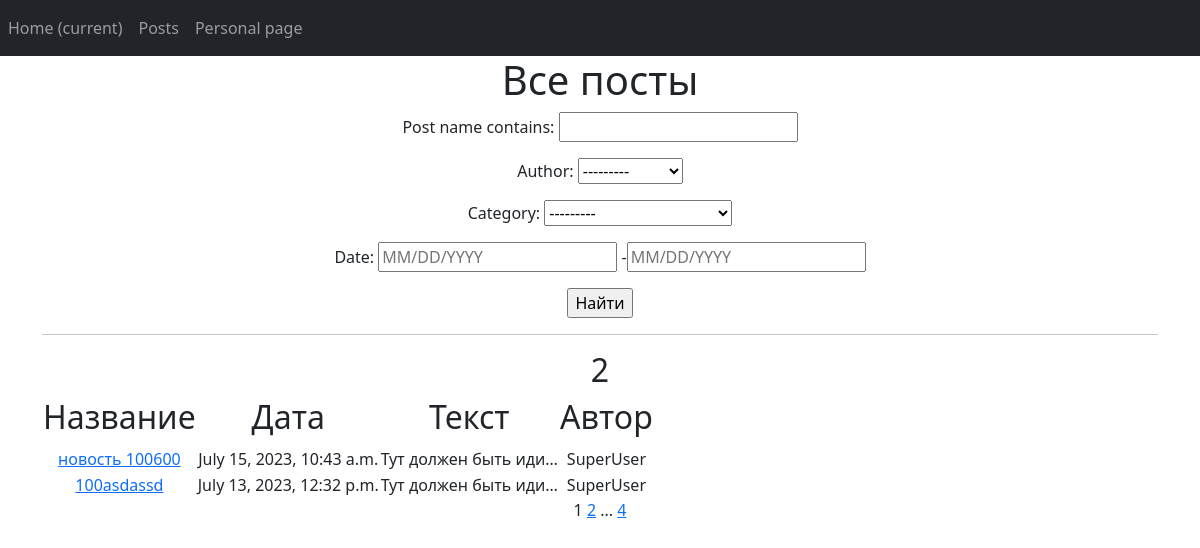
/posts/, run on the app's committed database.
### board/models.py (models this page shows, shortened)
class Post(models.Model):
    author = models.ForeignKey(Author, on_delete=models.CASCADE)
    time_in = models.DateTimeField(auto_now_add=True)
    post_name = models.CharField(max_length=100)
    post_text = models.TextField(default="Тут должен быть идиотский контент, а будет абракадабра, для проверки задания: дурак ываываываф идиот ыафыаываывфа мудак ываф ываф ывп фывп фвап фвп выа фывп фыва выа ыфвп выа фыв афвыа ывф.")
    category = models.ManyToManyField(Category, through='PostCategory')

class Author(models.Model):
    user = models.OneToOneField(User, on_delete=models.CASCADE)
    name = models.CharField(max_length=20)
    def __str__(self):
        return f'{self.name}'

### board/views.py (the view)
# urls.py: path('posts/', PostList.as_view()),
class PostList(ListView):
    model = Post
    ordering = '-time_in'
    template_name = 'post_list.html'
    context_object_name = 'news_list'
    paginate_by = 2
    def get_queryset(self):
        queryset = super().get_queryset()
        self.filterset = PostFilter(self.request.GET, queryset)
        return self.filterset.qs
    def get_context_data(self, **kwargs):
        context = super().get_context_data(**kwargs)
        context['filterset'] = self.filterset
        return context

### board/models.py (called while the page is built)
    def __str__(self):
        return f'{self.cat_name}'

### templates/post_list.html (shortened to what this page needs)
{% extends 'flatpages/base.html' %}
{% block content %}
   <h1>Все посты</h1>
   <form action="" method="get">
       {{ filterset.form.as_p }}
       <input type="submit" value="Найти" />
   </form>
   <hr>
   {% if news_list %}
    <h2>{{news_list|length}}</h2>
       <table>
           <tr>
               <td><h2>Название</h2></td>
               <td><h2>Дата</h2></td>
               <td><h2>Текст</h2></td>
               <td><h2>Автор</h2></td>
           </tr>
           {% for news in news_list %}
           <tr>
               <td><a href="/posts/{{news.id}}">{{ news.post_name }}</a></td>
               <td>{{ news.time_in| date:'DATETIME_FORMAT' }}</td>
               <td>{{ news.post_text|truncatechars:20 }}</td>
               <td>{{ news.author.name }}</td>
           </tr>
           {% endfor %}
       </table>
   {% else %}
       <h2>Новостей нет!</h2>
   {% endif %}
   {{ page_obj.number }}
   {% if page_obj.has_next %}
       <a href="?page={{ page_obj.next_page_number }}">{{ page_obj.next_page_number }}</a>
       {% if paginator.num_pages != page_obj.next_page_number %}
           ...
           <a href="?page={{ page_obj.paginator.num_pages }}">{{ page_obj.paginator.num_pages }}</a>
       {% endif %}
   {% endif %}
{% endblock content %}

### templates/flatpages/base.html (shortened to what this page needs)
{% load static %}
<!DOCTYPE html>
<html lang="en">
    <head>
        <link href="{% static 'css/styles.css' %}" rel="stylesheet" />
    </head>
    <body>
{% load cache %}
    {% cache 30 nav %}
<nav class="navbar navbar-expand-lg navbar-dark bg-dark static-top">
       <div class="collapse navbar-collapse" id="navbarResponsive">
           <ul class="navbar-nav ml-auto">
               <li class="nav-item active">
                   <a class="nav-link" href="/">Home
                       <span class="sr-only">(current)</span>
                   </a>
               </li>
               <li class="nav-item">
                   <a class="nav-link" href="/posts/">Posts</a>
               </li>
               <li class="nav-item">
                   <a class="nav-link" href="/personal_page/">Personal page</a>
               </li>
           </ul>
       </div>
</nav>
{% endcache %}
        <div class="container">
        <div class="row">
       <div class="col-lg-12 text-center">
           {% block content %}
           {% endblock content %}
       </div>
   </div>
</div>
    </body>
</html>

### data on the page
Post: post_name "новость 100600", time_in "July 15, 2023, 10:43 a.m.", post_text "Тут должен быть иди…", author.name "SuperUser"
Post: post_name "100asdassd", time_in "July 13, 2023, 12:32 p.m.", post_text "Тут должен быть иди…", author.name "SuperUser"

### other printed values
{{ news_list|length }} "2"
{{ page_obj.number }} "1"
{{ page_obj.next_page_number }} "2"
{{ page_obj.paginator.num_pages }} "4"
